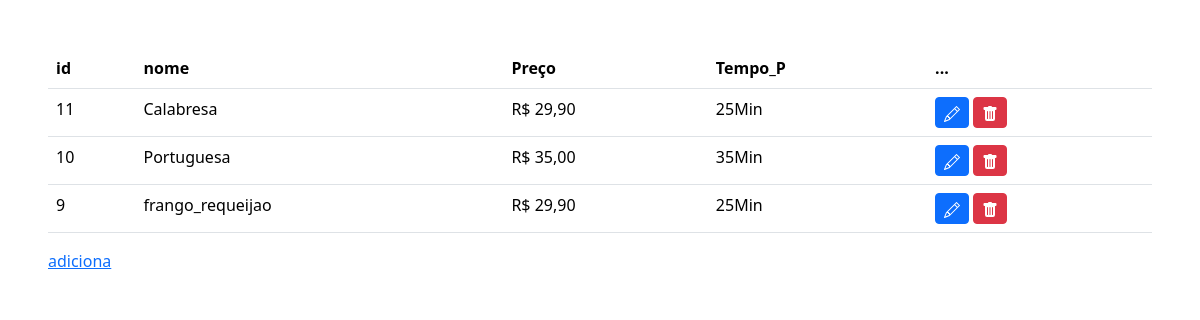
Page /tabela_cardapio.php on the earlier database version.
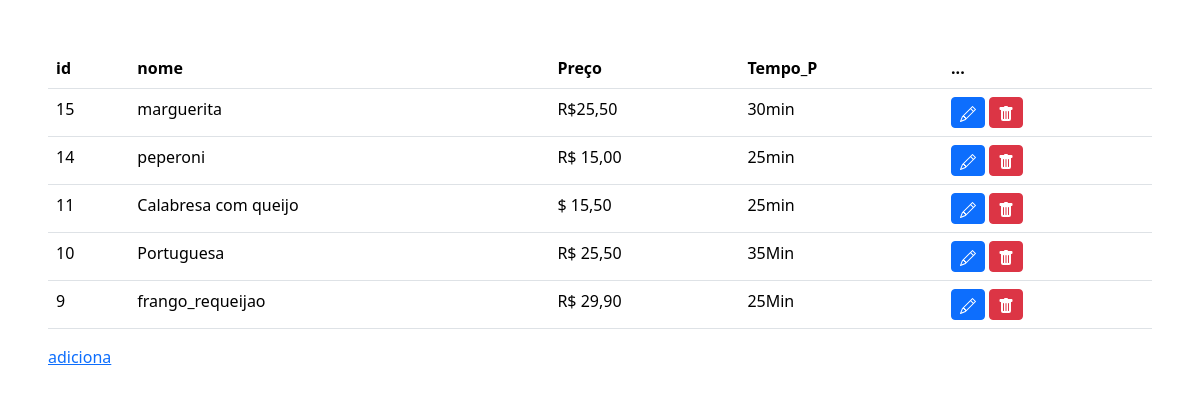
Same page on the later database version.
### tables this page shows
CREATE TABLE IF NOT EXISTS `cardapio` (
  `ID` int NOT NULL AUTO_INCREMENT,
  `Nome` varchar(502) DEFAULT NULL,
  `Preco` varchar(1002) DEFAULT NULL,
  `Tempo_P` varchar(125) DEFAULT NULL,
  PRIMARY KEY (`ID`)
);

### tabela_cardapio.php (the view, shortened to what this page needs)
<?php
include_once('conexao.php');
$sql = "SELECT * FROM cardapio ORDER BY ID DESC";
$result =$conexao->query($sql);
?>
<!DOCTYPE html>
<html lang="en">
<head>
</head>
<body>
<div class="m-5">
    <table class="table">
      <thead>
<tr><th scope="col">id</th><th scope="col">nome</th><th scope="col">Preço</th><th scope="col">Tempo_P</th><th scope="col">...</th>
        </tr>
      </thead>
      <tbody>
        <?php
        while($user_data = mysqli_fetch_assoc($result)){
            echo "<tr>";
            echo "<td>".$user_data['ID']."</td>";
            echo "<td>".$user_data['Nome']."</td>";
            echo "<td>".$user_data['Preco']."</td>";
            echo "<td>".$user_data['Tempo_P']."</td>";
            echo "<td> <a class=' btn-sm btn btn-primary' href='edit_cardapio.php?ID=$user_data[ID]'>
            <svg xmlns='http://www.w3.org/2000/svg' width='16' height='16' fill='currentColor' class='bi bi-pencil' viewBox='0 0 16 16'>
            <path d='M12.146.146a.5.5 0 0 1 .708 0l3 3a.5.5 0 0 1 0 .708l-10 10a.5.5 0 0 1-.168.11l-5 2a.5.5 0 0 1-.65-.65l2-5a.5.5 0 0 1 .11-.168l10-10zM11.207 2.5 13.5 4.793 14.793 3.5 12.5 1.207 11.207 2.5zm1.586 3L10.5 3.207 4 9.707V10h.5a.5.5 0 0 1 .5.5v.5h.5a.5.5 0 0 1 .5.5v.5h.293l6.5-6.5zm-9.761 5.175-.106.106-1.528 3.821 3.821-1.528.106-.106A.5.5 0 0 1 5 12.5V12h-.5a.5.5 0 0 1-.5-.5V11h-.5a.5.5 0 0 1-.468-.325z'/>
          </svg></a>
                <a class='btn btn-sm btn-danger' href='delete_cardapio.php?ID=$user_data[ID]'><svg xmlns='http://www.w3.org/2000/svg' width='16' height='16' fill='currentColor' class='bi bi-trash-fill' viewBox='0 0 16 16'>
                <path d='M2.5 1a1 1 0 0 0-1 1v1a1 1 0 0 0 1 1H3v9a2 2 0 0 0 2 2h6a2 2 0 0 0 2-2V4h.5a1 1 0 0 0 1-1V2a1 1 0 0 0-1-1H10a1 1 0 0 0-1-1H7a1 1 0 0 0-1 1H2.5zm3 4a.5.5 0 0 1 .5.5v7a.5.5 0 0 1-1 0v-7a.5.5 0 0 1 .5-.5zM8 5a.5.5 0 0 1 .5.5v7a.5.5 0 0 1-1 0v-7A.5.5 0 0 1 8 5zm3 .5v7a.5.5 0 0 1-1 0v-7a.5.5 0 0 1 1 0z'/>
              </svg> </a>
          </td>";
            echo "</tr>";
        }
         ?>
      </tbody>
    </table>
    <a href="adiciCard.php">adiciona</a>
</div>
</body>
<link href="https://cdn.jsdelivr.net/npm/bootstrap@5.3.2/dist/css/bootstrap.min.css" rel="stylesheet"
>
</html>

Differences in the rows shown:
added cardapio: ID "15", Nome "marguerita", Preco "R$25,50", Tempo_P "30min"
added cardapio: ID "14", Nome "peperoni", Preco "R$ 15,00", Tempo_P "25min"
changed cardapio id 11: Nome "Calabresa" → "Calabresa com queijo"; Preco "R$ 29,90" → "$ 15,50"; Tempo_P "25Min" → "25min"
changed cardapio "Portuguesa": Preco "R$ 35,00" → "R$ 25,50"
